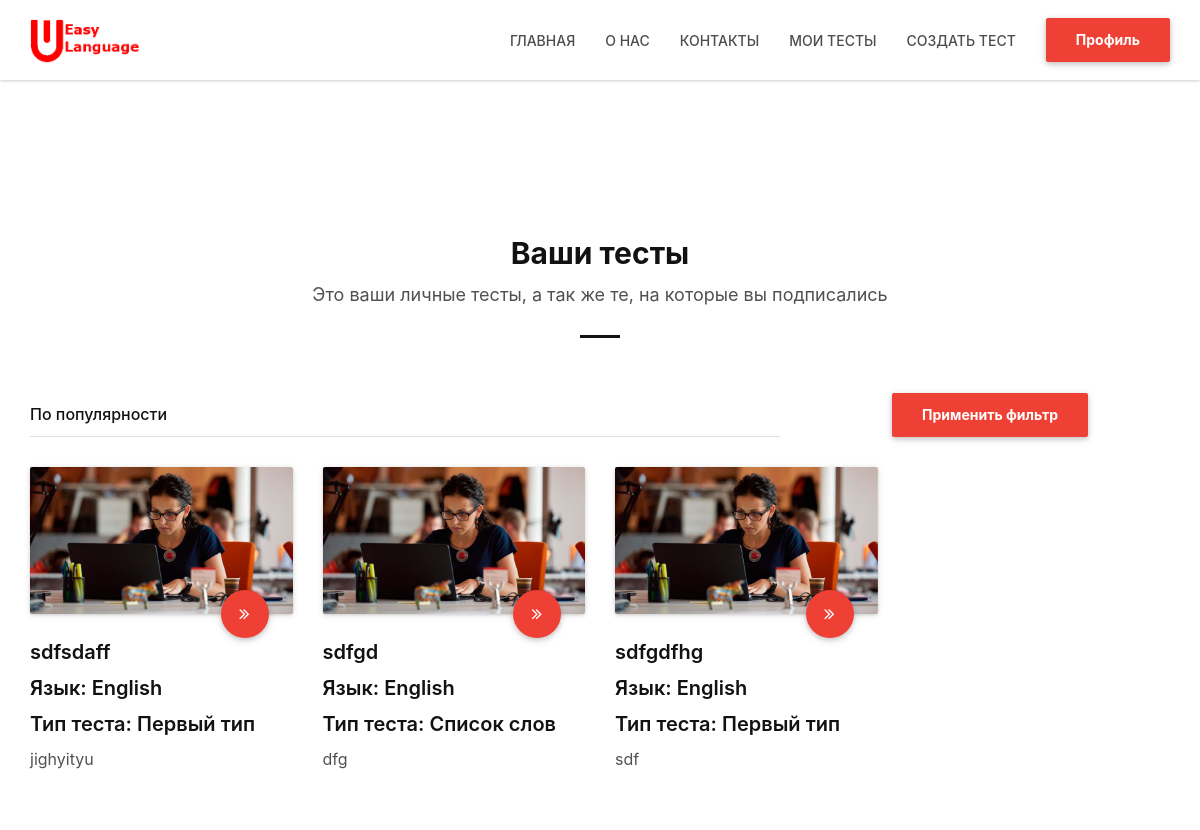
Page /my_tests/ (signed in) on the earlier database version.
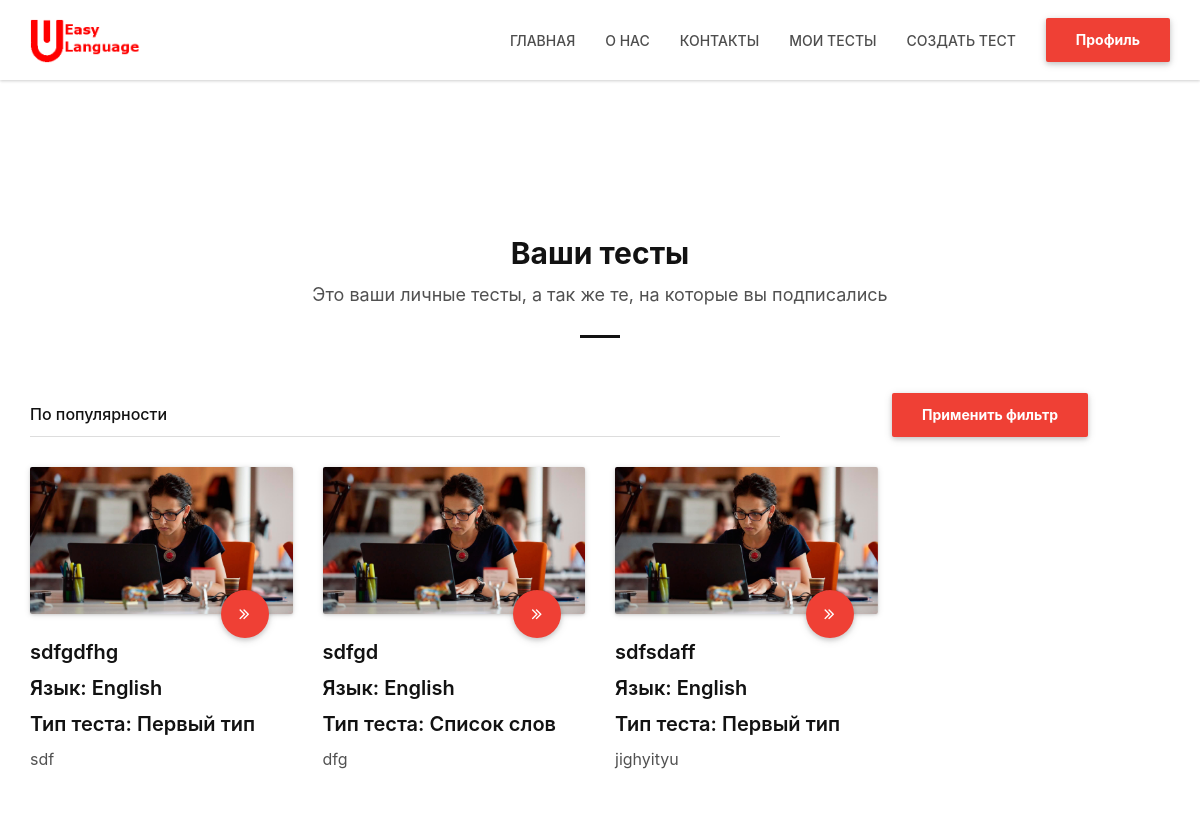
Same page on the later database version.
### data/tests.py (models this page shows)
class Test(SqlAlchemyBase, SerializerMixin):
    __tablename__ = 'tests'
    id = sqlalchemy.Column(sqlalchemy.Integer,
                           primary_key=True, autoincrement=True)
    title = sqlalchemy.Column(sqlalchemy.String, nullable=True)
    title_picture = sqlalchemy.Column(sqlalchemy.String, nullable=True)
    type = sqlalchemy.Column(sqlalchemy.String, nullable=True)
    made_date = sqlalchemy.Column(sqlalchemy.DateTime,
                                  default=datetime.datetime.now)
    creator = sqlalchemy.Column(sqlalchemy.Integer,
                                sqlalchemy.ForeignKey("users.id"))
    language_id = sqlalchemy.Column(sqlalchemy.Integer,
                                    sqlalchemy.ForeignKey("categories.id"))
    open = sqlalchemy.Column(sqlalchemy.Boolean, nullable=True,
                             default=False)
    description = sqlalchemy.Column(sqlalchemy.String, nullable=True)
    data = sqlalchemy.Column(sqlalchemy.String, nullable=True, default='{}')
    popularity = sqlalchemy.Column(sqlalchemy.Integer, default=0)
    language = orm.relation('Category')
    user = orm.relation('User')

### main.py (the view)
@application.route('/my_tests/', methods=['GET', 'POST'])
@application.route('/my_tests/<int:page_id>', methods=['GET', 'POST'])
def my_tests(page_id=1):
    if not current_user.is_authenticated:
        return redirect('/login')
    db_sess = db_session.create_session()
    user = db_sess.query(User).filter(User.id == current_user.get_id()).first()
    if request.method == 'POST':
        block_filter = {'По популярности': 0, 'По названию': 1, 'По дате (сначала старые)': 2,
                        'По дате (сначала новые)': 3}
        user.current_filter = block_filter[str(request.form).split('block_filter')[-1].split("'")[2]]
        db_sess.add(user)
        db_sess.commit()
    tests = db_sess.query(Test).filter(Test.id.in_([int(i) for i in json.loads(user.user_tests).keys()])).all()
    if len(tests) // 12 + 1 < page_id:
        abort(404)
    languages = {}
    for i in db_sess.query(Category).all():
        languages[i.id] = i.name
    for i in tests:
        i.test_language = languages[i.language_id]
    if user.current_filter == 0:
        tests = sorted(tests, key=lambda x: int(x.popularity), reverse=True)
    if user.current_filter == 1:
        tests = sorted(tests, key=lambda x: x.title)
    if user.current_filter == 2:
        tests = sorted(tests, key=lambda x: x.made_date, reverse=True)
    if user.current_filter == 3:
        tests = sorted(tests, key=lambda x: x.made_date)
    if len(tests) > 12 * page_id:
        next_page_id = page_id + 1
    else:
        next_page_id = 0
    if page_id > 1:
        previous_page_id = page_id - 1
    else:
        previous_page_id = 0
    return render_template('my_tests.html', tests=tests[12 * (page_id - 1):12 * page_id],
                           current_filter=user.current_filter, page=[previous_page_id, next_page_id])

### data/db_session.py (called while the page is built)
def create_session() -> Session:
    global __factory
    return __factory()

### main.py (called while the page is built)
@login_manager.user_loader
def load_user(user_id):
    db_sess = db_session.create_session()
    return db_sess.query(User).get(user_id)

### templates/my_tests.html (shortened to what this page needs)
{% extends "main_form_design.html" %}
{% block content %}
    <div class="white-section section-lg-padding border-bottom">
        <div class="section-container">
            <div class="container">
                <div class="row">
                    <div class="title-block-container text-center">
                            <h2>Ваши тесты</h2>
                            <p>Это ваши личные тесты, а так же те, на которые вы подписались</p>
                            <div class="line-separator"></div>
                        </div>
                    <div class="form-block-container text-center">
                        <form method="post" action="">
                            <div class="col-md-8">
                                <div class="form-group">
                                </div>
                            </div>
                            <div class="col-md-4">
                                <div class="form-group">
                                    <button type="submit" class="btn btn-lpbuilder wave-effect">Применить фильтр</button>
                                </div>
                            </div>
                        </form>
                    </div>
                    {% if tests %}
                        {% for test in tests %}
                            <div class="col-md-3 col-sm-6 content-block">
                                <div class="content-block-container" style="height: 333px;">
                                    <div class="image-block">
                                        <div class="image-block-container">
                                            <img src="{{ url_for('static', filename=test.title_picture) }}" alt="Image Block">
                                            <a href="/test_site/{{ test.id }}" title="Web design" class="btn-lpbuilder-circle btn-lpbuilder-circle-md wave-effect"><i class="fa fa-angle-double-right"></i></a>
                                        </div>
                                    </div>
                                    <h4>{{test.title}}</h4>
                                    <h4>Язык: {{test.test_language}}</h4>
                                    {% if test.type == 'first_tests'%}
                                        <h4>Тип теста: Первый тип</h4>
                                    {% elif test.type == 'second_tests'%}
                                        <h4>Тип теста: Второй тип</h4>
                                    {% else %}
                                        <h4>Тип теста: Список слов</h4>
                                    {% endif %}
                                    <p>{{test.description}}</p>
                                </div>
                            </div>
                        {% endfor %}
                        {% for test in range(4 - tests|length % 4) %}
                            <div class="col-md-3 col-sm-6 content-block">
                            <div class="content-block-container" style="height: 333px;">
                            </div>
                        </div>
                        {% endfor %}
                        {% else %}
                        <div class="title-block-container text-center">
                            <h2>Здесь пока пусто</h2>
                            <p>Вы пока не сделали ни одного теста, начните создавать новые тесты</p>
                            <a href="/create_test" title="Создать тест" class="btn btn-lpbuilder wave-effect">Создать тест</a>
                        </div>
                        {% endif %}
                </div>
            </div>
        </div>
    </div>
{% endblock %}

Differences in the rows shown:
changed Test "sdfgdfhg": moves up the list
changed Test "sdfgd": moves down the list
